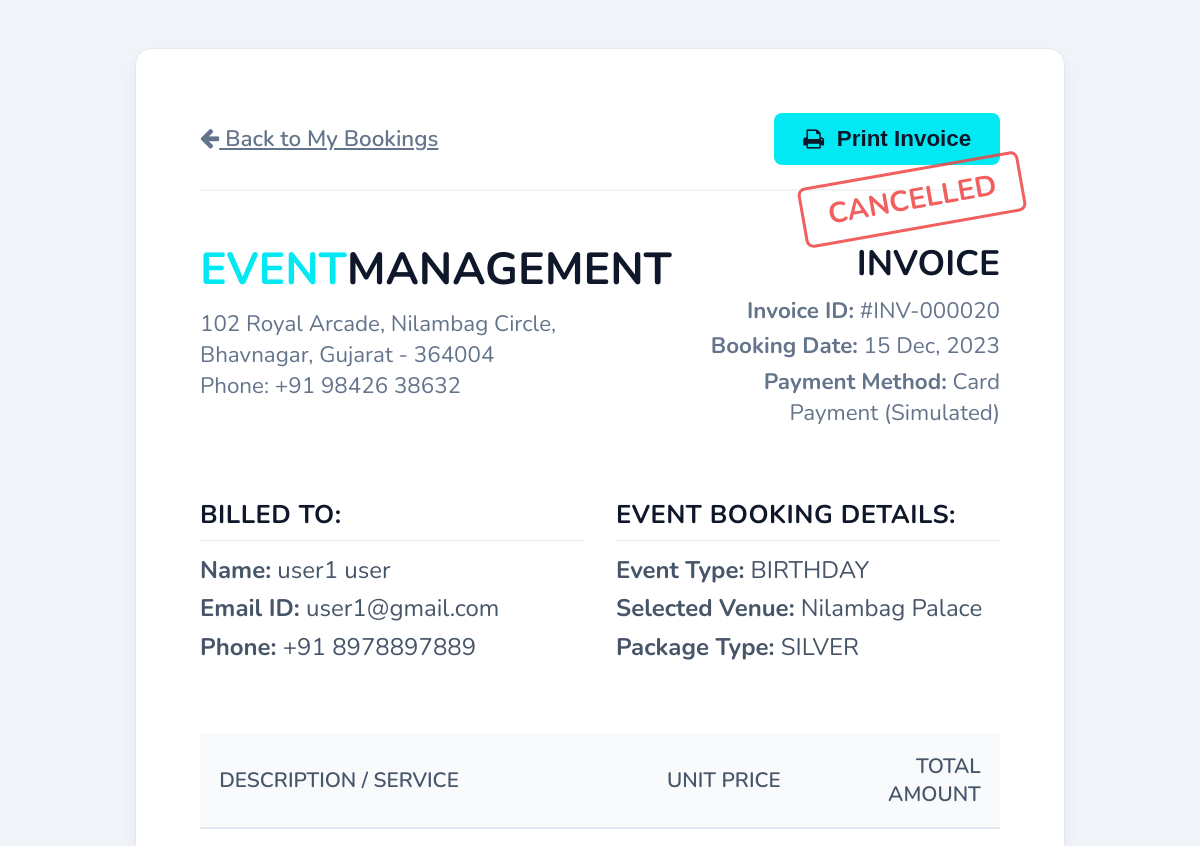
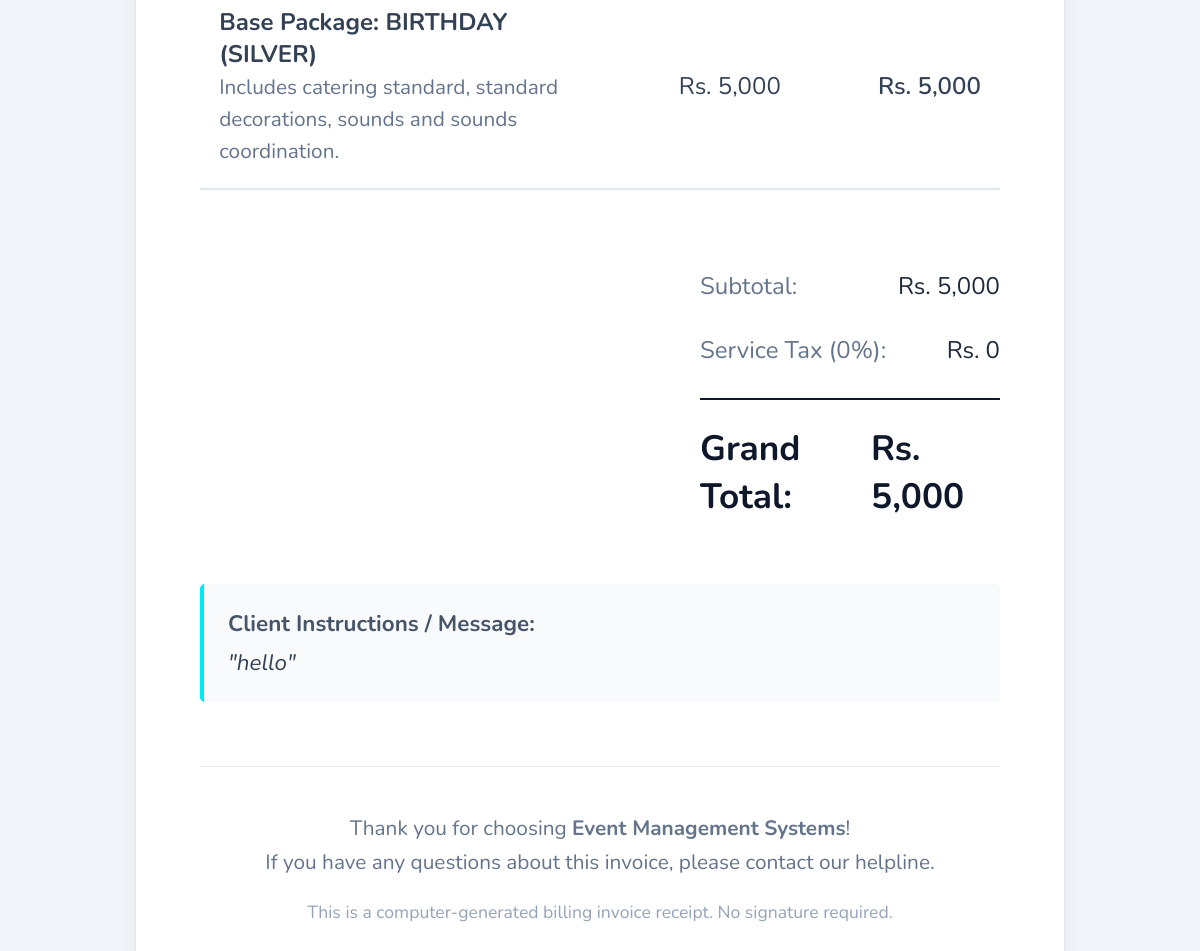
The page /login/invoice.php?b_id=20 (signed in) on the database its author committed (2 pictures, top to bottom).
### tables this page shows
CREATE TABLE `tbl_booking` (
  `b_id` int(4) NOT NULL,
  `b_uid` int(4) NOT NULL,
  `b_type` varchar(20) NOT NULL,
  `b_package` varchar(20) NOT NULL,
  `b_date` date NOT NULL,
  `b_venue` varchar(50) NOT NULL,
  `b_price` double NOT NULL,
  `b_msg` varchar(500) NOT NULL,
  `b_state` varchar(10) NOT NULL
);

CREATE TABLE `tbl_user` (
  `First_Name` char(15) NOT NULL,
  `Last_Name` char(15) NOT NULL,
  `Email_ID` varchar(50) NOT NULL,
  `MobileNo` char(10) NOT NULL,
  `PWD` varchar(15) NOT NULL,
  `ID` int(4) NOT NULL
);

### login/invoice.php (the view, shortened to what this page needs)
<?php
    $b_id = intval($_GET['b_id']);
    $servername = "localhost";
    $username = "root";
    $password = "";
    $dbname = "event_mgt";
    $conn = new mysqli($servername, $username, $password, $dbname);
    $sql = "SELECT b.*, u.First_Name, u.Last_Name, u.Email_ID, u.MobileNo
            FROM tbl_booking b
            JOIN tbl_user u ON b.b_uid = u.ID
            WHERE b.b_id = ?";
    $stmt = $conn->prepare($sql);
    $stmt->bind_param("i", $b_id);
    $stmt->execute();
    $result = $stmt->get_result();
    $booking = $result->fetch_assoc();
    function parseUserMessage($msg) {
        return preg_replace('/^\[Add-ons:\s*.*?\]\s*/', '', $msg);
    }
    $clean_msg = parseUserMessage($booking["b_msg"]);
    $total_price = intval($booking["b_price"]);
    $addon_sum = 0;
    $base_package_price = $total_price - $addon_sum;
?>
<!DOCTYPE html>
<html lang="en">
<head>
    <link rel="stylesheet" href="https://cdnjs.cloudflare.com/ajax/libs/font-awesome/4.7.0/css/font-awesome.min.css">
</head>
<body>
<div class="invoice-card">
    <div class="actions-panel">
        <a href="booking.php" style="color: #64748b; font-size: 1.4rem; font-weight: 600;"><i class="fa fa-arrow-left"></i> Back to My Bookings</a>
        <button onclick="window.print()" class="btn-print"><i class="fa fa-print"></i> Print Invoice</button>
    </div>
    <?php
        $stampClass = 'stamp-upcoming';
        if ($booking["b_state"] == 'Finished') {
            $stampClass = 'stamp-finished';
        } elseif ($booking["b_state"] == 'Cancelled') {
            $stampClass = 'stamp-cancelled';
        } elseif ($booking["b_state"] == 'Confirmed') {
            $stampClass = 'stamp-confirmed';
        }
    ?>
    <div class="status-stamp <?php echo $stampClass; ?>">
        <?php echo $booking["b_state"]; ?>
    </div>
    <div class="invoice-header">
        <div class="brand">
            <h2><span>EVENT</span>management</h2>
            <p>102 Royal Arcade, Nilambag Circle,</p>
            <p>Bhavnagar, Gujarat - 364004</p>
            <p>Phone: +91 98426 38632</p>
        </div>
        <div class="meta-details">
            <h3>INVOICE</h3>
            <p><strong>Invoice ID:</strong> #INV-<?php echo str_pad($booking['b_id'], 6, '0', STR_PAD_LEFT); ?></p>
            <p><strong>Booking Date:</strong> <?php echo date("d M, Y", strtotime($booking['b_date'])); ?></p>
            <p><strong>Payment Method:</strong> Card Payment (Simulated)</p>
        </div>
    </div>
    <div class="info-grid">
        <div class="info-block">
            <h4>Billed To:</h4>
            <p><strong>Name:</strong> <?php echo htmlspecialchars($booking['First_Name'] . ' ' . $booking['Last_Name']); ?></p>
            <p><strong>Email ID:</strong> <?php echo htmlspecialchars($booking['Email_ID']); ?></p>
            <p><strong>Phone:</strong> +91 <?php echo htmlspecialchars($booking['MobileNo']); ?></p>
        </div>
        <div class="info-block">
            <h4>Event Booking Details:</h4>
            <p><strong>Event Type:</strong> <?php echo htmlspecialchars($booking['b_type']); ?></p>
            <p><strong>Selected Venue:</strong> <span style="text-transform: capitalize;"><?php echo htmlspecialchars($booking['b_venue']); ?></span></p>
            <p><strong>Package Type:</strong> <?php echo htmlspecialchars($booking['b_package']); ?></p>
        </div>
    </div>
    <table class="table-items">
        <thead>
            <tr>
                <th style="width: 50%;">Description / Service</th>
                <th style="width: 25%; text-align: right;">Unit Price</th>
                <th style="width: 25%; text-align: right;">Total Amount</th>
            </tr>
        </thead>
        <tbody>
            <tr>
                <td>
                    <strong>Base Package: <?php echo htmlspecialchars($booking['b_type']) . ' (' . htmlspecialchars($booking['b_package']) . ')'; ?></strong><br>
                    <span style="font-size: 1.3rem; color: #64748b;">Includes catering standard, standard decorations, sounds and sounds coordination.</span>
                </td>
                <td style="text-align: right;">Rs. <?php echo number_format($base_package_price); ?></td>
                <td style="text-align: right; font-weight: 600;">Rs. <?php echo number_format($base_package_price); ?></td>
            </tr>
        </tbody>
    </table>
    <div class="total-summary">
        <div class="total-box">
            <div class="total-row">
                <span style="color: #64748b;">Subtotal:</span>
                <span>Rs. <?php echo number_format($total_price); ?></span>
            </div>
            <div class="total-row">
                <span style="color: #64748b;">Service Tax (0%):</span>
                <span>Rs. 0</span>
            </div>
            <div class="total-row grand-total">
                <span>Grand Total:</span>
                <span>Rs. <?php echo number_format($total_price); ?></span>
            </div>
        </div>
    </div>
    <?php if (!empty($clean_msg)): ?>
        <div style="background: #f8fafc; border-left: 4px solid #03e9f4; padding: 1.5rem; margin-bottom: 4rem; border-radius: 0.3rem;">
            <strong style="font-size: 1.4rem; display: block; margin-bottom: 0.5rem; color: #475569;">Client Instructions / Message:</strong>
            <p style="margin: 0; font-size: 1.4rem; color: #334155; font-style: italic;">"<?php echo htmlspecialchars($clean_msg); ?>"</p>
        </div>
    <?php endif; ?>
    <div class="invoice-footer">
        <p>Thank you for choosing <strong>Event Management Systems</strong>!</p>
        <p>If you have any questions about this invoice, please contact our helpline.</p>
        <p style="margin-top: 1.5rem; font-size: 1.1rem; color: #94a3b8;">This is a computer-generated billing invoice receipt. No signature required.</p>
    </div>
</div>
</body>
</html>

### login/invoice.php (style rules this page uses)
body { font-family: 'Nunito', sans-serif; background-color: #f1f5f9; color: #1e293b; margin: 0; padding: 3rem 1rem; display: flex; justify-content: center; align-items: center; min-height: 100vh; }
.invoice-card { background: #fff; max-width: 800px; width: 100%; border-radius: 1rem; box-shadow: 0 10px 25px rgba(0, 0, 0, 0.05); padding: 4rem; border: 1px solid #e2e8f0; position: relative; }
.actions-panel { display: flex; justify-content: space-between; align-items: center; margin-bottom: 3rem; border-bottom: 2px solid #f1f5f9; padding-bottom: 1.5rem; }
.btn-print { background: #03e9f4; color: #0f172a; padding: 0.8rem 1.8rem; border-radius: 0.5rem; font-size: 1.4rem; font-weight: bold; cursor: pointer; border: none; display: flex; align-items: center; gap: 0.8rem; transition: all 0.3s; }
.invoice-header { display: flex; justify-content: space-between; margin-bottom: 4rem; }
.brand h2 { font-size: 2.8rem; color: #0f172a; text-transform: uppercase; margin: 0 0 0.5rem 0; }
.brand h2 span { color: #03e9f4; }
.brand p { color: #64748b; margin: 0; font-size: 1.4rem; }
.meta-details { text-align: right; }
.meta-details h3 { font-size: 2.2rem; color: #0f172a; margin: 0 0 0.5rem 0; }
.meta-details p { margin: 0.3rem 0; font-size: 1.4rem; color: #64748b; }
.info-grid { display: grid; grid-template-columns: 1fr 1fr; gap: 2rem; margin-bottom: 4rem; }
.info-block h4 { font-size: 1.6rem; color: #0f172a; margin: 0 0 0.8rem 0; text-transform: uppercase; letter-spacing: 0.5px; border-bottom: 1px solid #e2e8f0; padding-bottom: 0.5rem; }
.info-block p { margin: 0.4rem 0; font-size: 1.5rem; color: #475569; }
.table-items { width: 100%; border-collapse: collapse; margin-bottom: 4rem; }
.table-items th { background: #f8fafc; color: #475569; font-weight: 600; text-transform: uppercase; font-size: 1.3rem; padding: 1.2rem; text-align: left; border-bottom: 2px solid #e2e8f0; }
.table-items td { padding: 1.4rem 1.2rem; font-size: 1.5rem; border-bottom: 1px solid #e2e8f0; color: #334155; }
.table-items tr:last-child td { border-bottom: 2px solid #e2e8f0; }
.total-summary { display: flex; justify-content: flex-end; margin-bottom: 3rem; }
.total-box { width: 300px; }
.total-row { display: flex; justify-content: space-between; padding: 1rem 0; font-size: 1.5rem; }
.total-row.grand-total { font-size: 2.2rem; font-weight: bold; color: #0f172a; border-top: 2px solid #0f172a; margin-top: 1rem; padding-top: 1.5rem; }
.invoice-footer { text-align: center; border-top: 1px solid #e2e8f0; padding-top: 2.5rem; color: #64748b; font-size: 1.3rem; }
.invoice-footer p { margin: 0.4rem 0; }
.status-stamp { display: inline-block; border: 3px solid; border-radius: 0.5rem; padding: 0.5rem 1.5rem; font-size: 1.8rem; font-weight: bold; text-transform: uppercase; transform: rotate(-10deg); position: absolute; top: 120px; right: 40px; opacity: 0.85; }
.stamp-cancelled { border-color: #ef4444; color: #ef4444; }

### rows shown on the page
tbl_booking: b_state "CANCELLED", b_id "000020", b_date "15 Dec, 2023", tbl_user.First_Name+Last_Name "user1 user", tbl_user.Email_ID "user1@gmail.com", tbl_user.MobileNo "8978897889", b_type "BIRTHDAY", b_venue "Nilambag Palace", b_package "SILVER", b_price "5,000", b_msg "hello"
